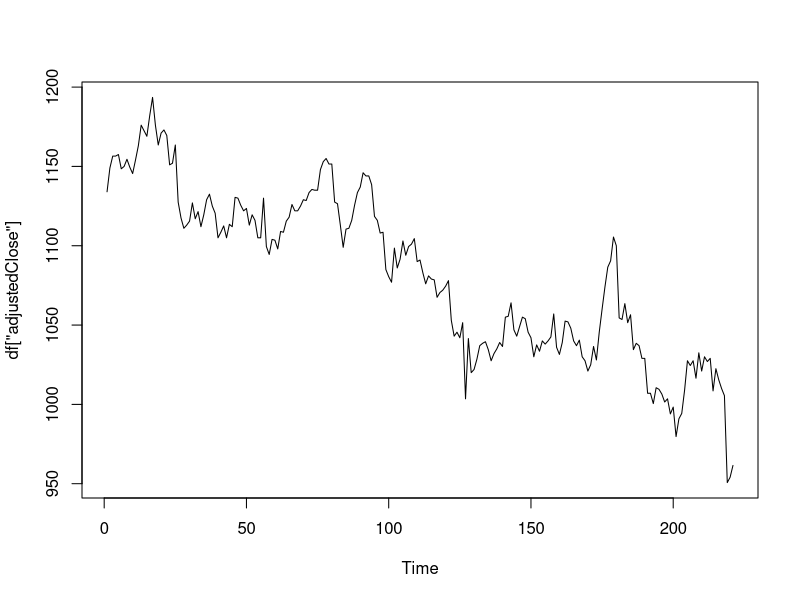
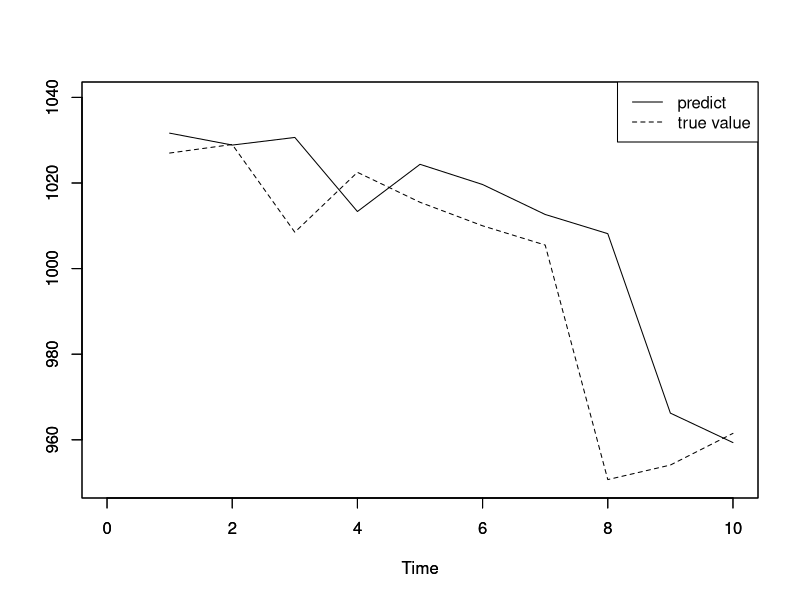

Recreate these plots in R, in order.
## ---- chunk 1
knitr::opts_chunk$set(echo = TRUE)
knitr::opts_chunk$set(eval = FALSE)
library(DiagrammeR)
library(readr)
## ---- chunk 2
(df <- read_csv("../data-raw/nm2018.csv"))
ts.plot(df["adjustedClose"])
## ---- chunk 3
df <- read.csv("../data-raw/nm2018.csv",
               header = T,
               row.names = 1)
adjclose_data <- as.ts(df["adjustedClose"])
j <- 1
ar_predict_result <- matrix()
for(i in 211:220) {
  training_data <- adjclose_data[1:i]
  ar_data_adjclose <- ar(training_data)
  ar_predict_adjclose <- predict(ar_data_adjclose, ahead = 1)
  ar_predict_result[j] <- ar_predict_adjclose$pred[1]
  j <- j + 1
}
ts.plot(
  as.ts(ar_predict_result),
  xlim = c(0, 10),
  ylim = c(950, 1040),
  ann = FALSE
  )
par(new = T)
ts.plot(
  as.ts(adjclose_data[212:221]),
  xlim = c(0, 10),
  ylim = c(950, 1040),
  lty = "dashed",
  ann = F
  )
legend("topright",
       lty = 1:2,
       legend = c("predict", "true value"))
